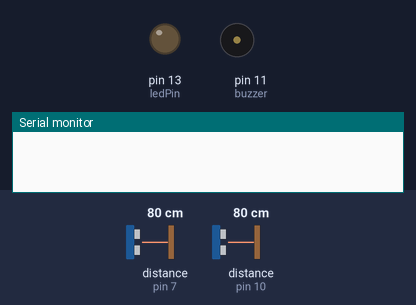
Simulated run of this sketch. Board: Arduino Uno, built with avr-gcc and run on an emulated ATmega328P. On the bench: output pins drawn as LEDs (lit = HIGH), buzzer (waves = sounding, pin HIGH), the last lines printed to the serial monitor. Wiring (inferred from the names in the program): 2 × ultrasonic range finder: trigger pin 6, echo pin 7 / trigger pin 9, echo pin 10. The inputs (shaded band) are chosen by the test bench; at power-on: distance to the obstacle (sensors on pin 7, pin 10) 80 cm. The echo pulse lasts 58.3 µs per cm; pins used as bus, display or sensor lines are not drawn.

Above: at 0.1 s.
At 1.1 s:
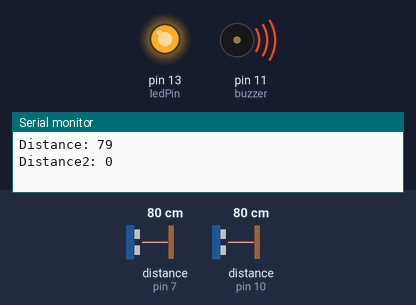
Timing chart, 0 to 2.6 s (numbered marks = the images above):
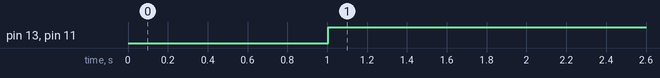

Measured:
- by itself, pin 13 (ledPin), pin 11 (buzzer): LOW → HIGH at 1.0 s

The sketch:

sketch_jul07a.ino
```cpp
// defines pins numbers
const int trigPin = 9;
const int trigPin2 = 6;
const int echoPin = 10;
const int echoPin2 = 7;
const int buzzer = 11;
const int ledPin = 13;

// defines variables
long duration,duration2;
int distance,distance2;
int safetyDistance,safetyDistance2;


void setup() {
pinMode(trigPin, OUTPUT); // Sets the trigPin as an Output
pinMode(echoPin, INPUT);
pinMode(trigPin2, OUTPUT); // Sets the trigPin as an Output
pinMode(echoPin2, INPUT); // Sets the echoPin as an Input
pinMode(buzzer, OUTPUT);
pinMode(ledPin, OUTPUT);
Serial.begin(9600); // Starts the serial communication
}


void loop() {
// Clears the trigPin
digitalWrite(trigPin, LOW);
delayMicroseconds(2);
digitalWrite(trigPin2, LOW);
delayMicroseconds(2);


// Sets the trigPin on HIGH state for 10 micro seconds
digitalWrite(trigPin, HIGH);
delayMicroseconds(10);
digitalWrite(trigPin2, HIGH);
delayMicroseconds(10);
digitalWrite(trigPin, LOW);
digitalWrite(trigPin2, LOW);

// Reads the echoPin, returns the sound wave travel time in microseconds
duration = pulseIn(echoPin, HIGH);
duration2 = pulseIn(echoPin2, HIGH);

// Calculating the distance
distance= duration*0.034/2;
distance2= duration2*0.034/2;

safetyDistance = distance;
if (safetyDistance <= 20){
  digitalWrite(buzzer, HIGH);
  digitalWrite(ledPin, HIGH);
}
else{
  digitalWrite(buzzer, LOW);
  digitalWrite(ledPin, LOW);
}
safetyDistance2 = distance2;
if (safetyDistance2 <= 20){
  digitalWrite(buzzer, HIGH);
  digitalWrite(ledPin, HIGH);
}
else{
  digitalWrite(buzzer, LOW);
  digitalWrite(ledPin, LOW);
}
// Prints the distance on the Serial Monitor
Serial.print("Distance: ");
Serial.println(distance);
Serial.print("Distance2: ");
Serial.println(distance2);
}
```
